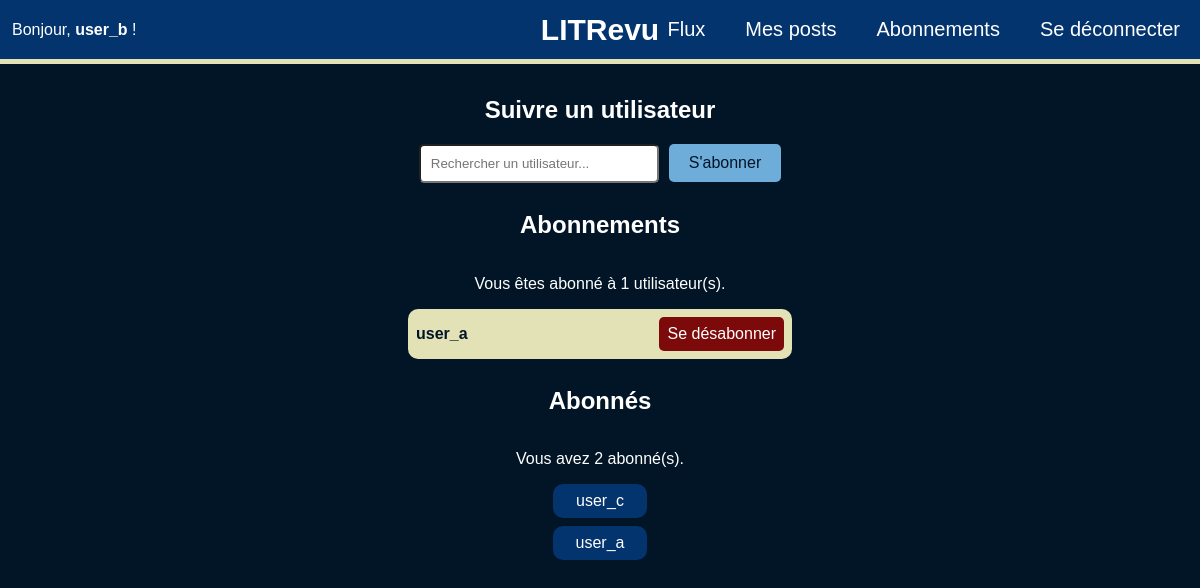
The page /subscribtions/ (signed in) on the database its author committed.
### authentication/models.py (models this page shows)
class User(AbstractUser):
    pass

### reviews/views.py (the view)
# urls.py: path('subscribtions/', reviews.views.subscriptions, name='subscriptions'),
@login_required
def subscriptions(request):
    if request.method == 'POST':
        if request.POST.get('action') == 'subscribe':
            subscribe_form = SubscribeForm(request.POST)
            unsubscribe_form = UnsubscribeForm()
            if subscribe_form.is_valid():
                followed_user = subscribe_form.cleaned_data['followed_user']
                if followed_user != request.user:
                    if UserFollows.objects.filter(user=request.user, followed_user=followed_user).exists():
                        subscribe_form.add_error('followed_user', "Vous suivez déjà cet utilisateur.")
                    else:
                        user_follows = UserFollows.objects.create(
                            user=request.user,
                            followed_user=followed_user
                        )
                        user_follows.save()
                        subscribe_form = SubscribeForm()
                else:
                    subscribe_form.add_error('followed_user', "Vous ne pouvez pas vous abonner à vous-même.")
        elif request.POST.get('action') == 'unsubscribe':
            subscribe_form = SubscribeForm()
            unsubscribe_form = UnsubscribeForm(request.POST)
            if unsubscribe_form.is_valid():
                unfollowed_user_id = unsubscribe_form.cleaned_data['unfollow_user_id']
                unfollowed_user = User.objects.get(id=unfollowed_user_id)
                user_follows = UserFollows.objects.filter(user=request.user, followed_user=unfollowed_user)
                user_follows.delete()
    else:
        subscribe_form = SubscribeForm()
        unsubscribe_form = UnsubscribeForm()
    user_follows_list = UserFollows.objects.filter(user=request.user)
    users_followed = [user_follows.followed_user for user_follows in user_follows_list]
    user_follows_list = UserFollows.objects.filter(followed_user=request.user)
    followers = [user_follows.user for user_follows in user_follows_list]
    return render(
        request,
        'reviews/subscriptions.html',
        {
            'subscribe_form': subscribe_form,
            'unsubscribe_form': unsubscribe_form,
            'users_followed': users_followed,
            'followers': followers,
        }
    )

### authentication/forms.py (shortened to what this page needs)
class SubscribeForm(forms.ModelForm):
    followed_user = forms.CharField(
        max_length=150,
        widget=forms.TextInput(attrs={
            'placeholder': 'Rechercher un utilisateur...',
            'aria-label': 'Nom d\'utilisateur à suivre',
            'aria-required': 'true',
            'required': 'required',
        }),
    )
    class Meta:
        model = UserFollows
        fields = ('followed_user',)
        labels = {
            'followed_user': 'Nom d\'utilisateur à suivre',
        }

class UnsubscribeForm(forms.Form):
    unfollow_user_id = forms.IntegerField(widget=forms.HiddenInput)

### reviews/templates/reviews/subscriptions.html (shortened to what this page needs)
{% extends 'base.html' %}
{% block content %}
<div class="main-page">
    <div class="page-content">
        <h2>Suivre un utilisateur</h2>
        <form method="post" class="subscribe-form">
            <section class="search-field">
                {{ subscribe_form.followed_user }}
                <button type="submit" name="action" value="subscribe" class="primary-btn">S'abonner</button>
            </section>
        </form>
        <h2>Abonnements</h2>
        {% if users_followed %}
            <p>Vous êtes abonné à {{ users_followed|length }} utilisateur(s).</p>
        {% endif %}
        {% for user_followed in users_followed %}
            <form method="post" class="unsubscribe-form">
                <section class="unsubscribe-field">
                    <p>{{ user_followed.username }}</p>
                    <button type="submit" name="action" value="unsubscribe" class="red-btn">Se désabonner</button>
                </section>
            </form>
        {% endfor %}
        <h2>Abonnés</h2>
        {% if followers %}
            <p>Vous avez {{ followers|length }} abonné(s).</p>
        {% endif %}
        {% for follower in followers %}
            <div class="follower-field">
                <p>{{ follower.username }}</p>
            </div>
        {% endfor %}
    </div>
</div>
{% endblock content %}

### templates/base.html (shortened to what this page needs)
{% load static %}
<html lang="fr">
<head>
    <link rel="stylesheet" href="{% static 'styles.css' %}">
</head>
<body>
    <nav class="nav-menu">
        <h1>LITRevu</h1>
        {% if user.is_authenticated %}
        <p>Bonjour, <strong>{{ user.username }}</strong> !</p>
        <ul>
            <li><a href="{% url 'home' %}">Flux</a></li>
            <li><a href="{% url 'my-posts' %}">Mes posts</a></li>
            <li><a href="{% url 'subscriptions' %}">Abonnements</a></li>
            <form method="post" action="{% url 'logout' %}">
                <button type="submit">Se déconnecter</button>
            </form>
        </ul>
        {% endif %}
    </nav>
    {% block content %}{% endblock content %}
</body>
</html>

### static/styles.css (style rules this page uses)
:root { --color-blue-1: #021526; --color-blue-2: #03346E; --color-blue-3: #6EACDA; --color-beige: #E2E2B6; --color-red: #7D0A0A; --color-green: #5F8B4C; --color-blue-2-hover: #0055bd; --color-blue-3-hover: #91cefc; --color-red-hover: #a71313; --color-hover: #7fb468; }
*, *::before, *::after { box-sizing: border-box; }
html body { height: 100%; margin: 0; padding: 0; display: flex; flex-direction: column; font-family: 'Arial'; background-color: var(--color-blue-1); color: white }
.nav-menu { display: flex; flex-direction: row; justify-content: space-between; align-items: center; width: 100%; height: 8vh; min-height: 8vh; background-color: var(--color-blue-2); border-bottom: #E2E2B6 5px solid; }
.nav-menu h1 { font-size: 30px; margin: 0 auto; position: absolute; left: 50%; transform: translateX(-50%); }
.nav-menu p { margin-left: 1vw; }
.nav-menu ul { display: flex; flex-direction: row; list-style-type: none; align-items: center; }
.nav-menu ul li, .nav-menu ul button { margin: 0 20px; }
.nav-menu form { display: flex; align-items: flex-start; margin: 0; padding: 0; }
.nav-menu ul li a, .nav-menu ul button { text-decoration: none; color: white; background-color: transparent; border: none; font-size: 20px; cursor: pointer; padding: 0 0 10px 0; border-bottom: transparent 4px solid; }
.nav-menu ul button { border-top: transparent 4px solid; padding: 8px 0 8px 0; }
button { width: fit-content; border: none; border-radius: 5px; padding: 10px 20px; font-size: 16px; cursor: pointer; }
.primary-btn { background-color: var(--color-blue-3); color: var(--color-blue-1); }
.red-btn { background-color: var(--color-red); color: white; }
.main-page { display: flex; flex-direction: column; justify-content: center; align-items: center; width: 100%; }
.page-content { display: flex; flex-direction: column; align-items: center; width: 80%; margin: 1vw 0 1vw 0; padding: 0; }
.subscribe-form, .unsubscribe-form { display: flex; flex-direction: column; align-items: center; margin: 0; width: 100%; }
.search-field, .unsubscribe-field { display: flex; flex-direction: row; justify-content: center; align-items: center; width: fit-content; margin-bottom: 1vh; }
.search-field input { padding: 10px; border-radius: 5px; margin-right: 10px; width: 20vw; min-width: 200px; }
.unsubscribe-field { width: 40%; min-width: 360px; justify-content: space-between; padding: 8px; margin-bottom: 1vh; background-color: var(--color-beige); border-radius: 10px; }
.unsubscribe-field p { margin: 0; padding: 0; color: var(--color-blue-1); font-weight: bold; }
.unsubscribe-field button { width: fit-content; height: fit-content; padding: 8px; margin: 0; border-radius: 5px; background-color: var(--color-red); color: white; }
.follower-field { display: flex; flex-direction: row; justify-content: center; padding: 8px; margin-bottom: 1vh; border-radius: 10px; background-color: var(--color-blue-2); }
.follower-field p { margin: 0 15px 0 15px; padding: 0; }

### rows shown on the page
User: username "user_b"
User: username "user_a"
User: username "user_c"

### other values the page prints
{{ users_followed|length }} "1"
{{ followers|length }} "2"
